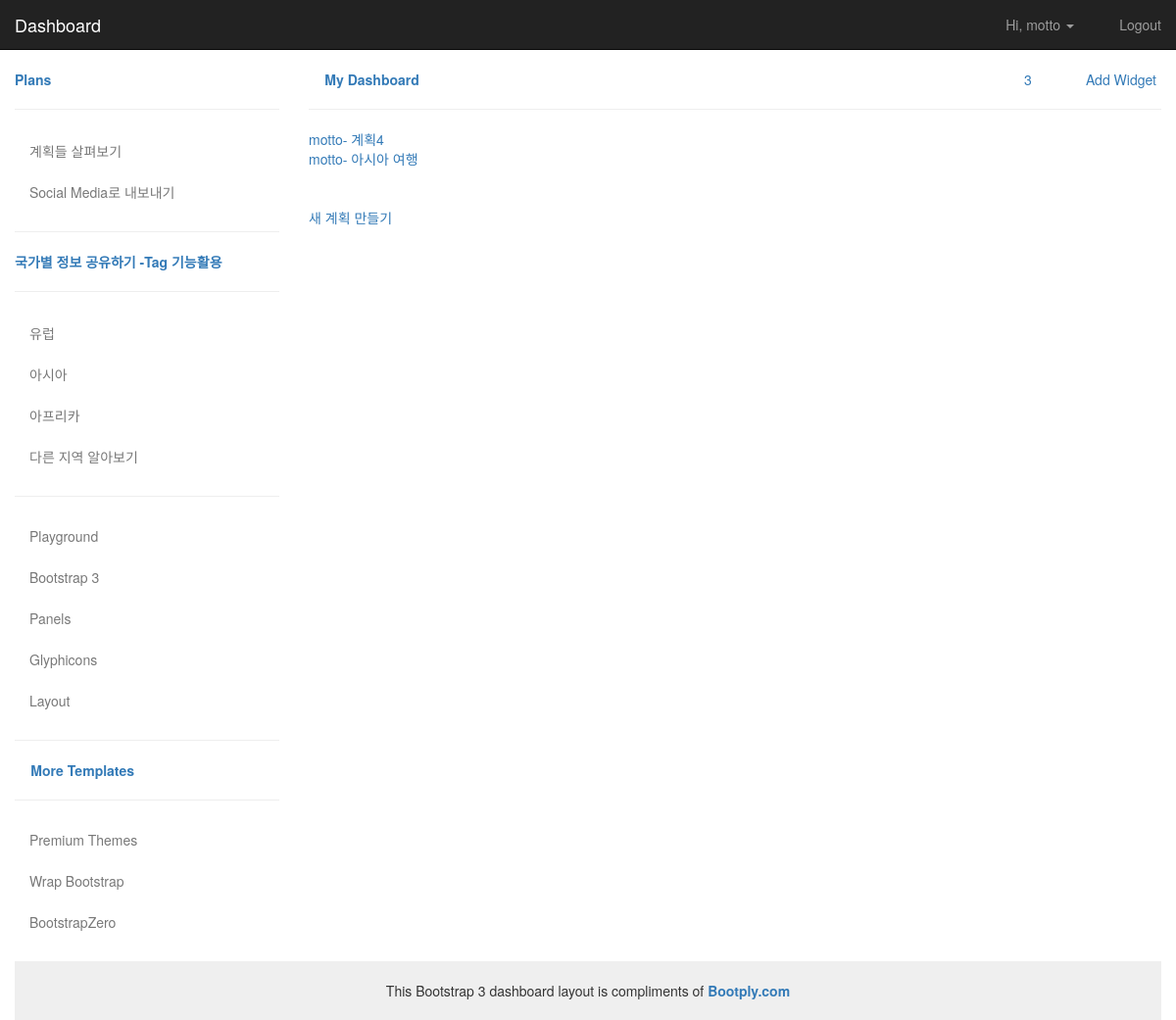
Screenshot of /plan/myplan/ (signed in) with the database file from the repository.
### plan/models.py (models this page shows, shortened)
class Post(models.Model):
    title = models.CharField(max_length=50)
    content = models.TextField()
    image = models.ImageField(null=True, blank=True)
    transits = models.ManyToManyField('Transit', blank=True)
    author = models.ForeignKey(User)
    lnglat = models.CharField(max_length=200, blank=True, null=True)

### plan/views.py (the view)
@login_required
def index(request):
    plan_list = Post.objects.all()
    return render(request, "plan/myplans.html", {
        'plan_list': plan_list
        })

### plan/templates/plan/myplans.html
{% extends "plan/layout.html" %}
{% block content %}
{% for post in plan_list %}
    {% if post.author == user %}
        <a href = "{% url "plan:detail" post.pk %}">
        {{post.author}}-
        {{post.title}} </a>
        <br/>
    {% endif %}
{% endfor %}
<br/>
<br/>
<a href = "{% url "plan:newplan" %}"> 새 계획 만들기 </a>
{% endblock %}

### plan/templates/plan/layout.html (shortened to what this page needs)
{% load staticfiles %}
<!DOCTYPE html>
<html lang="en">
    <head>
        <link href="{% static "css/bootstrap.min.css" %}" rel="stylesheet">
        <link href= "{% static "css/styles.css" %}" rel="stylesheet">
    </head>
    <body>
<div id="top-nav" class="navbar navbar-inverse navbar-static-top">
    <div class="container-fluid">
        <div class="navbar-header">
            <a class="navbar-brand" href="#">Dashboard</a>
        </div>
        <div class="navbar-collapse collapse">
            <ul class="nav navbar-nav navbar-right">
                {% if not user.is_authenticated %}
                    <li><a href="{% url "login" %}?next={{request.path}}">로그인</a> </li>
                    <li><a href="{% url "signup" %}?next={{request.path}}">회원가입</li>
                {% else %}
                    <li class="dropdown">
                        <a class="dropdown-toggle" role="button" data-toggle="dropdown" href="#"><i class="glyphicon glyphicon-user"></i> Hi, {{user}} <span class="caret"></span></a>
                    </li>
                    <li><a href="{% url "logout" %}?next={{request.path}}"><i class="glyphicon glyphicon-lock"></i> Logout</a></li>
                {% endif %}
            </ul>
        </div>
    </div>
</div>
<div class="container-fluid">
    <div class="row">
        <div class="col-sm-3">
            <a href="{% url "plan:total" %}" ><strong></i> Plans</strong></a>
            <hr>
            <ul class="nav nav-stacked">
                <li class="nav-header"> <a href="#" data-toggle="collapse" data-target="#menu2"> 계획들 살펴보기 </a>
                </li>
                <li class="nav-header">
                    <a href="#" data-toggle="collapse" data-target="#menu3"> Social Media로 내보내기 </a>
                </li>
            </ul>
            <hr>
            <a href="#"><strong> 국가별 정보 공유하기 -Tag 기능활용</strong></a>
            <hr>
            <ul class="nav nav-pills nav-stacked">
                <li><a href="#"> 유럽</a></li>
                <li><a href="#"> 아시아</a></li>
                <li><a href="#"> 아프리카</a></li>
                <li><a href="#"> 다른 지역 알아보기</a></li>
            </ul>
            <hr>
            <ul class="nav nav-stacked">
                <li class="active"><a href="http://bootply.com" title="The Bootstrap Playground" target="ext">Playground</a></li>
                <li><a href="/tagged/bootstrap-3">Bootstrap 3</a></li>
                <li><a href="/61518" title="Bootstrap 3 Panel">Panels</a></li>
                <li><a href="/61521" title="Bootstrap 3 Icons">Glyphicons</a></li>
                <li><a href="/62603">Layout</a></li>
            </ul>
            <hr>
            <a href="#"><strong><i class="glyphicon glyphicon-list"></i> More Templates</strong></a>
            <hr>
            <ul class="nav nav-stacked">
                <li class="active"><a rel="nofollow" href="http://goo.gl/pQoXEh" target="ext">Premium Themes</a></li>
                <li><a rel="nofollow" href="https://wrapbootstrap.com/?ref=bootply">Wrap Bootstrap</a></li>
                <li><a rel="nofollow" href="http://bootstrapzero.com">BootstrapZero</a></li>
            </ul>
        </div>
        <div class="col-sm-9">
            <ul class="list-inline pull-right">
                <li><a href="#"><i class="glyphicon glyphicon-cog"></i></a></li>
                <li class="dropdown"><a href="#" class="dropdown-toggle" data-toggle="dropdown"><i class="glyphicon glyphicon-comment"></i><span class="count">3</span></a>
                </li>
                <li><a href="#"><i class="glyphicon glyphicon-user"></i></a></li>
                <li><a title="Add Widget" data-toggle="modal" href="#addWidgetModal"><span class="glyphicon glyphicon-plus-sign"></span> Add Widget</a></li>
            </ul>
            <a href="#"><strong><i class="glyphicon glyphicon-dashboard"></i> My Dashboard</strong></a>
            <hr>
{% block content %}{% endblock %}
    </div>
</div>
<footer class="text-center">This Bootstrap 3 dashboard layout is compliments of <a href="http://www.bootply.com/85850"><strong>Bootply.com</strong></a></footer>
    </body>
</html>

### project/static/css/styles.css (style rules this page uses)
.navbar-static-top { margin-bottom:20px; }
i { font-size:16px; }
.nav > li > a { color:#787878; }
footer { margin-top:20px; padding-top:20px; padding-bottom:20px; background-color:#efefef; }

### rows the page displays
Post: author "motto", title "계획4"
Post: author "motto", title "아시아 여행"

### other values shown
{{ user }} "motto"
